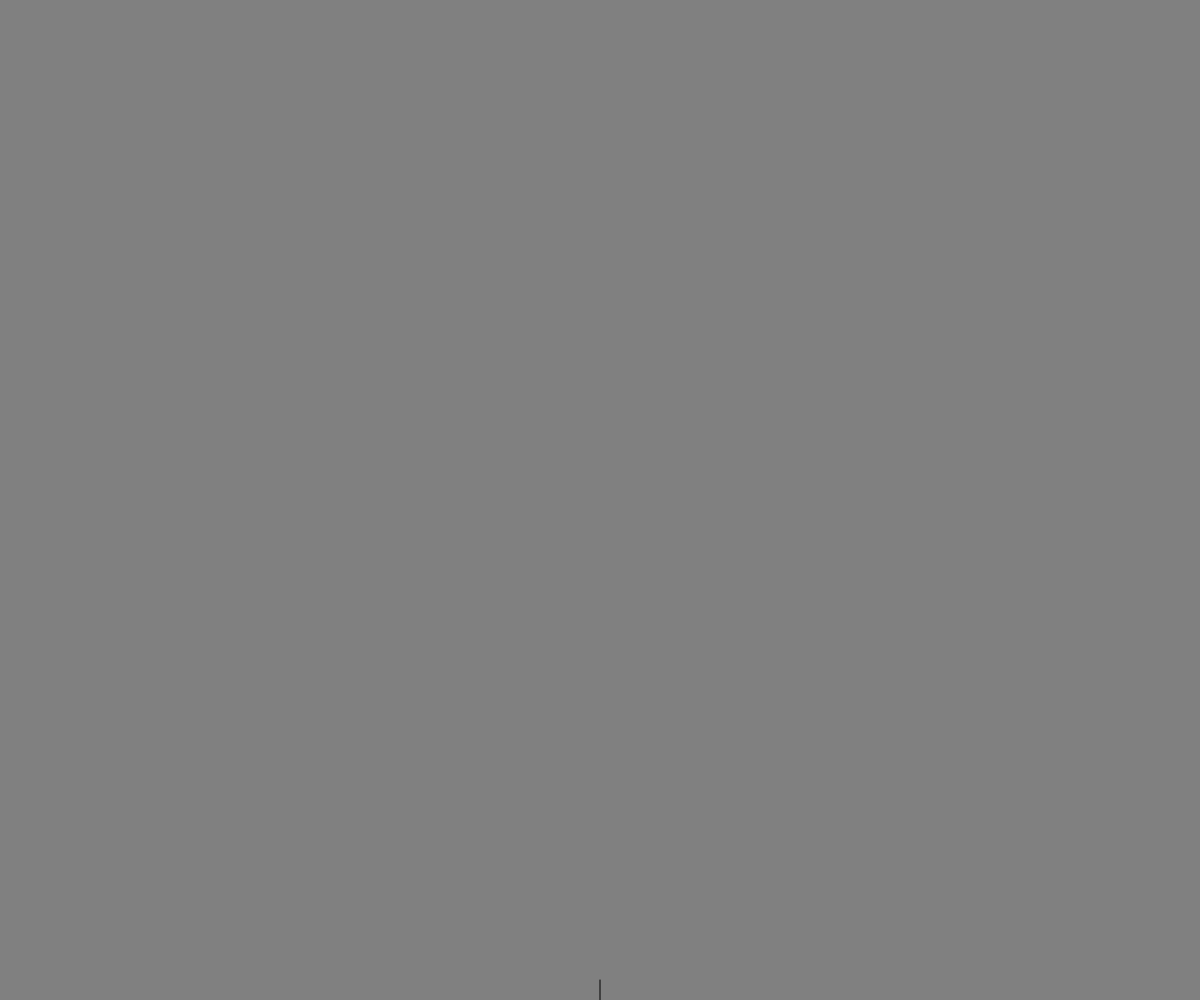
Frame 1 (no input)
Frame 60 (no input): identical to frame 1, image omitted
Frame 120 (the mouse pressed at the canvas centre since frame 60): identical to frame 1, image omitted

The p5.js sketch that drew this single still picture (run headless with seeded random() and noise() and a simulated clock; from frame 60 on, the mouse is pressed at the canvas centre):

// p5.js sketch
// ── sketch.js
class Rule{
  constructor(start,to){
    this.start = start;
    this.to = to;
  }

  getStart(){
      return this.start;
  }

  getTo(){
    return this.to;
  }
}

class LSystem{
  constructor(start,rules){
    this.start = start;
    this.rules = rules;
    this.genCount = 0;
  }

  generate(){
    let next = '';
    for (let i = 0; i < this.start.length; i++) {
      let replace = this.start[i];
      for (let j = 0; j < this.rules.length; j++) {
        let start = this.rules[j].getStart();
        if (start === replace) {
          replace = this.rules[j].getTo();
        }
      }
      next += replace;
    }
    this.start = next;
    this.generation++;
    return next;
  }
}

class Turtle{
  constructor(todo,len,angle){
    this.todo = todo;
    this.len = len;
    this.angle = angle;
  }

  run(){
    for(let i = 0;i < this.todo.length;i ++){
      let c = this.todo[i];
      if(c === 'F'){
        line(0,0,0,-this.len);
        translate(0,-this.len);
      }else if(c === '+'){
        rotate(-this.angle);
      }else if(c === '-'){
        rotate(this.angle);
      }else if(c === '['){
        push();
      }else if(c === ']'){
        pop();
      }else if(c === 'R'){
        stroke(255,0,0,255);
      }else if(c === 'G'){
        stroke(0,255,0,255);
      }else if(c === 'B'){
        stroke(0,0,255,255);
      }else if(c === 'Y'){
        stroke(255,255,0,255);
      }
    }
  }

  changeLen(percent){
    this.len = this.len * percent;
  }

  setTodo(todo){
    this.todo = todo;
  }
}

let rules = null;
let lSystem = null;
let turtle = null;
let clickCount = 0;

function setup() {
  createCanvas(windowWidth,windowHeight);
  rules = [new Rule('F','F=RFF[G-F++F][B+F--F]Y++F--F')];
  lSystem = new LSystem('F',rules);
  turtle = new Turtle('F',height/50,radians(27));
}

function draw() {
  translate(width/2,height);
  background(128);
  turtle.run();
}

function keyPressed(){
  if(clickCount < 6){
    push();
    let gen = lSystem.generate();
    turtle.setTodo(gen);
    turtle.changeLen(0.7);
    pop();
    clickCount ++;
  }
}
